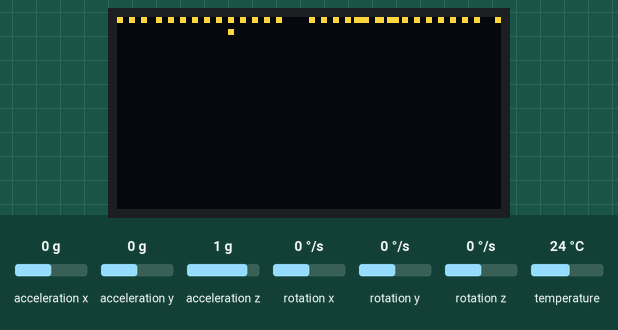
Simulated run of this program. Board: ESP32. On the bench: 128×64 one-colour display. The inputs (shaded band) are chosen by the test bench; at power-on: acceleration y 0 g, acceleration z 1 g, acceleration x 0 g, rotation x 0 °/s, rotation y 0 °/s, rotation z 0 °/s, temperature 24 °C. The OLED is the two-colour kind (top 16 rows yellow); random numbers use the default seed unless the program sets one; what the program prints to the serial monitor is not drawn.

Above: at 2.29 s.
2.3 s: acceleration y set to -0.8 g
At 2.43 s:
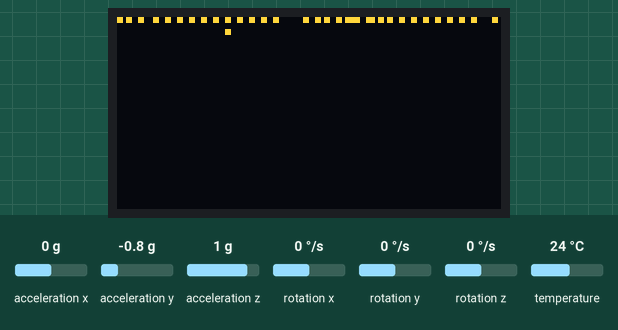
3.9 s: acceleration y set to 1.4 g
At 3.98 s:
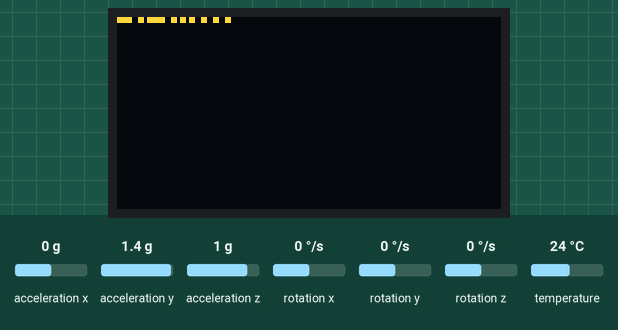
5.4 s: acceleration z set to -1.4 g
7.0 s: acceleration z set to 0 g
At 8.3 s:
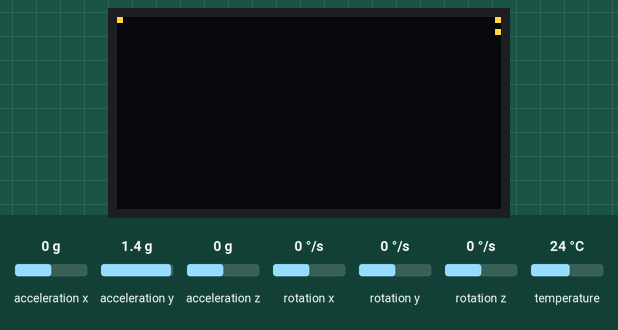
8.5 s: acceleration y set to 0 g
At 10.8 s:
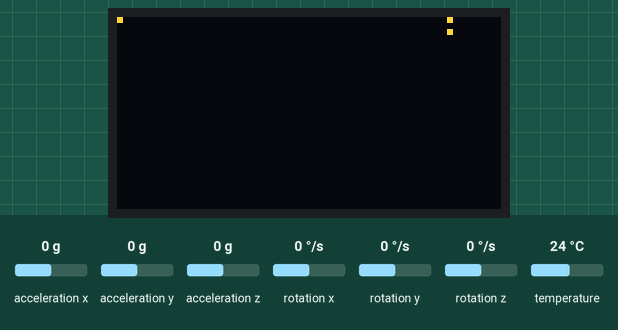

Measured:
- after the input at 8.5 s, the display: first changes after 0.12 s (image 4 shows a later state)

The program:

main.cpp
```cpp
#include <Arduino.h>
#include <SPI.h>
#include <Wire.h>
#include <Adafruit_SSD1306.h>
#include <Adafruit_MPU6050.h>
#include <Adafruit_Sensor.h>
#include "esp_task_wdt.h"
#include "freertos/FreeRTOS.h"
#include "freertos/task.h"
#include "mpu_setup.h"

#define GRAINS_NUM         50

#define SCREEN_WIDTH       128
#define SCREEN_HEIGHT      64
#define OLED_RESET         -1
#define UPDATE_INTERVAL    40
#define MOVEMENT_THRESHOLD 0.6

// Physics Parameters X(y),Y(z)
#define AXIS_X             y
#define AXIS_Y             z
#define GRAVITY_SCALE      0.6  // Adjust gravity impact
#define DEFAULT_FRICTION   0.95 // Default grain friction
#define DAMPING_FACTOR     0.5
#define COLLISION_PUSH     1    // Push intensity for overlapping grains
#define GRAIN_MIN_SIZE     2
#define GRAIN_MAX_SIZE     2
#define GRAIN_SIZE         2

struct Grain {
    int16_t x, y;
    float vx, vy;
    uint8_t size;
    float friction;
};

Adafruit_SSD1306 display(SCREEN_WIDTH, SCREEN_HEIGHT, &Wire, OLED_RESET);
Adafruit_MPU6050 mpu;

Grain grains[GRAINS_NUM];
float baseX = 0, baseY = 0;
// Gravity variables (dynamic values to be updated based on tilt)
float gravityX = GRAVITY_SCALE;
float gravityY = GRAVITY_SCALE;

SemaphoreHandle_t displayMutex;
volatile bool dataReady = false;

// Update gravity based on accelerometer (dummy example, replace with real sensor readings)
void updateGravity() {
    sensors_event_t a, g, temp;
    mpu.getEvent(&a, &g, &temp);

    // Normalize accelerometer values for gravity scaling
    gravityX = (GRAVITY_SCALE * (a.acceleration.AXIS_X - baseX));
    gravityY = -(GRAVITY_SCALE * (a.acceleration.AXIS_Y - baseY));
}

void calibrateSensor() {
    int calibration_factor = 20;
    sensors_event_t a, g, temp;
    baseX = baseY = 0;
    for (int i = 0; i < calibration_factor; i++) {
        mpu.getEvent(&a, &g, &temp);
        baseX += a.acceleration.AXIS_X;
        baseY += -a.acceleration.AXIS_Y;
        delay(10);
    }
    baseX /= calibration_factor;
    baseY /= calibration_factor;
}

void initializeGrains() {
    for (int i = 0; i < GRAINS_NUM; i++) {
        bool placed;
        do {
            placed = true;
            grains[i].x = random(0, SCREEN_WIDTH);
            grains[i].y = random(0, SCREEN_HEIGHT);
            // grains[i].size = random(GRAIN_MIN_SIZE, GRAIN_MAX_SIZE);
            grains[i].size = GRAIN_SIZE;
            grains[i].vx = 0;
            grains[i].vy = 0;
            grains[i].friction = DEFAULT_FRICTION;

            for (int j = 0; j < i; j++) {
                int dx = abs(grains[i].x - grains[j].x);
                int dy = abs(grains[i].y - grains[j].y);
                if (dx < (grains[i].size + grains[j].size) &&
                    dy < (grains[i].size + grains[j].size)) {
                    placed = false;
                    break;
                }
            }
        } while (!placed);
    }
}

void resolveCollision(Grain &g1, Grain &g2) {
    float dx = g1.x - g2.x;
    float dy = g1.y - g2.y;
    float distance = sqrt(dx * dx + dy * dy);
    float minDist = (g1.size + g2.size);

    if (distance < minDist) {
        // Vertical stacking priority
        if (abs(dy) > abs(dx)) {
            // If vertical overlap is more significant, stack vertically
            if (g1.y > g2.y) {
                g1.y = g2.y + minDist;
            } else {
                g2.y = g1.y + minDist;
            }
            // Zero out vertical velocity to simulate resting
            g1.vy = 0;
            g2.vy = 0;
        } else {
            // Existing horizontal collision logic
            float push = COLLISION_PUSH * (minDist - distance) / minDist;
            g1.x += push * (dx / distance);
            g1.y += push * (dy / distance);
            g2.x -= push * (dx / distance);
            g2.y -= push * (dy / distance);
        }

        // Dampen velocities
        g1.vx *= DAMPING_FACTOR;
        g1.vy *= DAMPING_FACTOR;
        g2.vx *= DAMPING_FACTOR;
        g2.vy *= DAMPING_FACTOR;
    }
}

// Update physics with wall collision and gravity
void updatePhysics(Grain &grain) {
    // Apply gravity
    grain.vx += gravityX * 0.2;
    grain.vy += gravityY * 0.2;

    // Apply friction
    grain.vx *= grain.friction;
    grain.vy *= grain.friction;

    // Update position
    grain.x += grain.vx;
    grain.y += grain.vy;

    // Corner protection with explicit corner zone handling
    // Left edge
    if (grain.x < 0) {
        grain.x = 0;
        grain.vx = abs(grain.vx) * 0.5;
    }
    // Right edge
    else if (grain.x + grain.size > SCREEN_WIDTH) {
        grain.x = SCREEN_WIDTH - grain.size;
        grain.vx = -abs(grain.vx) * 0.5;
    }

    // Top edge
    if (grain.y < 0) {
        grain.y = 0;
        grain.vy = abs(grain.vy) * 0.5;
    }
    // Bottom edge
    else if (grain.y + grain.size > SCREEN_HEIGHT) {
        grain.y = SCREEN_HEIGHT - grain.size;
        grain.vy = -abs(grain.vy) * 0.5;
    }

    // Additional corner stabilization
    // Top-left corner
    if (grain.x < 0 && grain.y < 0) {
        grain.x = 0;
        grain.y = 0;
        grain.vx = max(0.0f, grain.vx);
        grain.vy = max(0.0f, grain.vy);
    }
    // Top-right corner
    else if (grain.x + grain.size > SCREEN_WIDTH && grain.y < 0) {
        grain.x = SCREEN_WIDTH - grain.size;
        grain.y = 0;
        grain.vx = min(0.0f, grain.vx);
        grain.vy = max(0.0f, grain.vy);
    }
    // Bottom-left corner
    else if (grain.x < 0 && grain.y + grain.size > SCREEN_HEIGHT) {
        grain.x = 0;
        grain.y = SCREEN_HEIGHT - grain.size;
        grain.vx = max(0.0f, grain.vx);
        grain.vy = min(0.0f, grain.vy);
    }
    // Bottom-right corner
    else if (grain.x + grain.size > SCREEN_WIDTH && grain.y + grain.size > SCREEN_HEIGHT) {
        grain.x = SCREEN_WIDTH - grain.size;
        grain.y = SCREEN_HEIGHT - grain.size;
        grain.vx = min(0.0f, grain.vx);
        grain.vy = min(0.0f, grain.vy);
    }
}

void pixelTask(void *param) {
    MPU_setup(&mpu);
    calibrateSensor();

    while (true) {
        sensors_event_t a, g, temp;
        mpu.getEvent(&a, &g, &temp);

        updateGravity();

        // Update physics for all grains
        for (int i = 0; i < GRAINS_NUM; i++) {
            updatePhysics(grains[i]);
        }

        // Handle collisions between grains
        for (int i = 0; i < GRAINS_NUM - 1; i++) {
            for (int j = i + 1; j < GRAINS_NUM; j++) {
                resolveCollision(grains[i], grains[j]);
            }
        }

        xSemaphoreTake(displayMutex, portMAX_DELAY);
        dataReady = true;
        xSemaphoreGive(displayMutex);

        vTaskDelay(pdMS_TO_TICKS(UPDATE_INTERVAL));
    }
}

void setup() {
    delay(1000);
    Serial.begin(115200);
    if (!display.begin(SSD1306_SWITCHCAPVCC, 0x3C)) {
        Serial.println("OLED initialization failed!");
        while (true) delay(10);
    }

    initializeGrains();
    displayMutex = xSemaphoreCreateMutex();

    xTaskCreatePinnedToCore(pixelTask, "PixelTask", 8192, NULL, 1, NULL, 0);
}

void loop() {
    static uint32_t lastUpdate = 0;

    if (xSemaphoreTake(displayMutex, 0) == pdTRUE) {
        if (dataReady && (millis() - lastUpdate >= UPDATE_INTERVAL)) {
            display.clearDisplay();
            for (int i = 0; i < GRAINS_NUM; i++) {
                int x = grains[i].x;
                int y = grains[i].y;
                for (int dx = 0; dx < grains[i].size; dx++) {
                    for (int dy = 0; dy < grains[i].size; dy++) {
                        if (x + dx < SCREEN_WIDTH && y + dy < SCREEN_HEIGHT)
                            display.drawPixel(x + dx, y + dy, WHITE);
                    }
                }
            }
            display.display();
            dataReady = false;

            lastUpdate = millis();
        }
        xSemaphoreGive(displayMutex);
    }
    yield();
}
```

mpu_setup.h
```cpp
#pragma once

#include <Adafruit_MPU6050.h>
void MPU_setup(Adafruit_MPU6050 *mpu);
```

mpu_setup.cpp
```cpp
#include <Arduino.h>
#include <SPI.h>
#include <Wire.h>
#include <Adafruit_Sensor.h>

#include "mpu_setup.h"

// MPU Setup
void MPU_setup(Adafruit_MPU6050 *mpu) {
    Serial.println("Adafruit MPU6050 test!");

    if (!mpu->begin()) {
        Serial.println("Failed to find MPU6050 chip");
        while (1) {
            delay(10);
        }
    }
    Serial.println("MPU6050 Found!");

    mpu->setAccelerometerRange(MPU6050_RANGE_8_G);
    Serial.print("Accelerometer range set to: ");
    switch (mpu->getAccelerometerRange()) {
    case MPU6050_RANGE_2_G:
        Serial.println("+-2G");
        break;
    case MPU6050_RANGE_4_G:
        Serial.println("+-4G");
        break;
    case MPU6050_RANGE_8_G:
        Serial.println("+-8G");
        break;
    case MPU6050_RANGE_16_G:
        Serial.println("+-16G");
        break;
    }
    mpu->setGyroRange(MPU6050_RANGE_500_DEG);
    Serial.print("Gyro range set to: ");
    switch (mpu->getGyroRange()) {
    case MPU6050_RANGE_250_DEG:
        Serial.println("+- 250 deg/s");
        break;
    case MPU6050_RANGE_500_DEG:
        Serial.println("+- 500 deg/s");
        break;
    case MPU6050_RANGE_1000_DEG:
        Serial.println("+- 1000 deg/s");
        break;
    case MPU6050_RANGE_2000_DEG:
        Serial.println("+- 2000 deg/s");
        break;
    }

    mpu->setFilterBandwidth(MPU6050_BAND_5_HZ);
    Serial.print("Filter bandwidth set to: ");
    switch (mpu->getFilterBandwidth()) {
    case MPU6050_BAND_260_HZ:
        Serial.println("260 Hz");
        break;
    case MPU6050_BAND_184_HZ:
        Serial.println("184 Hz");
        break;
    case MPU6050_BAND_94_HZ:
        Serial.println("94 Hz");
        break;
    case MPU6050_BAND_44_HZ:
        Serial.println("44 Hz");
        break;
    case MPU6050_BAND_21_HZ:
        Serial.println("21 Hz");
        break;
    case MPU6050_BAND_10_HZ:
        Serial.println("10 Hz");
        break;
    case MPU6050_BAND_5_HZ:
        Serial.println("5 Hz");
        break;
    }

    Serial.println("initialized OK!");
    delay(100);
}
```
